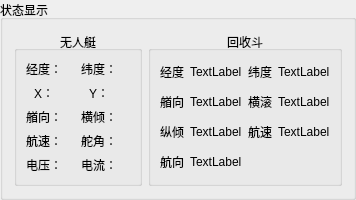
           <widget class="QGroupBox" name="groupBox_6">
            <property name="title">
             <string>状态显示</string>
            </property>
            <layout class="QGridLayout" name="gridLayout_13">
             <item row="0" column="0">
              <widget class="QGroupBox" name="groupBox_3">
               <property name="title">
                <string>无人艇</string>
               </property>
               <property name="alignment">
                <set>Qt::AlignCenter</set>
               </property>
               <layout class="QGridLayout" name="gridLayout_2">
                <item row="2" column="3">
                 <widget class="QLabel" name="label_boat_heel">
                  <property name="text">
                   <string/>
                  </property>
                  <property name="alignment">
                   <set>Qt::AlignCenter</set>
                  </property>
                 </widget>
                </item>
                <item row="4" column="3">
                 <widget class="QLabel" name="label_electric_current">
                  <property name="text">
                   <string/>
                  </property>
                  <property name="alignment">
                   <set>Qt::AlignCenter</set>
                  </property>
                 </widget>
                </item>
                <item row="1" column="0">
                 <widget class="QLabel" name="label_4">
                  <property name="text">
                   <string>X：</string>
                  </property>
                  <property name="alignment">
                   <set>Qt::AlignCenter</set>
                  </property>
                 </widget>
                </item>
                <item row="1" column="3">
                 <widget class="QLabel" name="label_boat_y">
                  <property name="text">
                   <string/>
                  </property>
                  <property name="alignment">
                   <set>Qt::AlignCenter</set>
                  </property>
                 </widget>
                </item>
                <item row="2" column="1">
                 <widget class="QLabel" name="label_boat_yaw">
                  <property name="text">
                   <string/>
                  </property>
                  <property name="alignment">
                   <set>Qt::AlignCenter</set>
                  </property>
                 </widget>
                </item>
                <item row="2" column="0">
                 <widget class="QLabel" name="label_6">
                  <property name="text">
                   <string>艏向：</string>
                  </property>
                  <property name="alignment">
                   <set>Qt::AlignCenter</set>
                  </property>
                 </widget>
                </item>
                <item row="2" column="2">
                 <widget class="QLabel" name="label_5">
                  <property name="text">
                   <string>横倾：</string>
                  </property>
                  <property name="alignment">
                   <set>Qt::AlignCenter</set>
                  </property>
                 </widget>
                </item>
                <item row="1" column="1">
                 <widget class="QLabel" name="label_boat_x">
                  <property name="text">
                   <string/>
                  </property>
                  <property name="alignment">
                   <set>Qt::AlignCenter</set>
                  </property>
                 </widget>
                </item>
                <item row="0" column="1">
                 <widget class="QLabel" name="label_boat_lng">
                  <property name="text">
                   <string/>
                  </property>
                  <property name="alignment">
                   <set>Qt::AlignCenter</set>
                  </property>
                 </widget>
                </item>
                <item row="1" column="2">
                 <widget class="QLabel" name="label_3">
                  <property name="text">
                   <string>Y：</string>
                  </property>
                  <property name="alignment">
                   <set>Qt::AlignCenter</set>
                  </property>
                 </widget>
                </item>
                <item row="0" column="0">
                 <widget class="QLabel" name="label">
                  <property name="text">
                   <string>经度：</string>
                  </property>
                  <property name="alignment">
                   <set>Qt::AlignCenter</set>
                  </property>
                 </widget>
                </item>
                <item row="0" column="2">
                 <widget class="QLabel" name="label_2">
                  <property name="text">
                   <string>纬度：</string>
                  </property>
                  <property name="alignment">
                   <set>Qt::AlignCenter</set>
                  </property>
                 </widget>
                </item>
                <item row="4" column="2">
                 <widget class="QLabel" name="label_10">
                  <property name="text">
                   <string>电流：</string>
                  </property>
                  <property name="alignment">
                   <set>Qt::AlignCenter</set>
                  </property>
                 </widget>
                </item>
                <item row="0" column="3">
                 <widget class="QLabel" name="label_boat_lat">
                  <property name="text">
                   <string/>
                  </property>
                  <property name="alignment">
                   <set>Qt::AlignCenter</set>
                  </property>
                 </widget>
                </item>
                <item row="4" column="1">
                 <widget class="QLabel" name="label_voltage">
                  <property name="text">
                   <string/>
                  </property>
                  <property name="alignment">
                   <set>Qt::AlignCenter</set>
                  </property>
                 </widget>
                </item>
                <item row="3" column="3">
                 <widget class="QLabel" name="label_boat_rudder">
                  <property name="text">
                   <string/>
                  </property>
                  <property name="alignment">
                   <set>Qt::AlignCenter</set>
                  </property>
                 </widget>
                </item>
                <item row="3" column="1">
                 <widget class="QLabel" name="label_boat_velocity">
                  <property name="text">
                   <string/>
                  </property>
                  <property name="alignment">
                   <set>Qt::AlignCenter</set>
                  </property>
                 </widget>
                </item>
                <item row="3" column="2">
                 <widget class="QLabel" name="label_8">
                  <property name="text">
                   <string>舵角：</string>
                  </property>
                  <property name="alignment">
                   <set>Qt::AlignCenter</set>
                  </property>
                 </widget>
                </item>
                <item row="4" column="0">
                 <widget class="QLabel" name="label_9">
                  <property name="text">
                   <string>电压：</string>
                  </property>
                  <property name="alignment">
                   <set>Qt::AlignCenter</set>
                  </property>
                 </widget>
                </item>
                <item row="3" column="0">
                 <widget class="QLabel" name="label_7">
                  <property name="text">
                   <string>航速：</string>
                  </property>
                  <property name="alignment">
                   <set>Qt::AlignCenter</set>
                  </property>
                 </widget>
                </item>
               </layout>
              </widget>
             </item>
             <item row="0" column="1">
              <widget class="QGroupBox" name="groupBox_7">
               <property name="title">
                <string>回收斗</string>
               </property>
               <property name="alignment">
                <set>Qt::AlignCenter</set>
               </property>
               <layout class="QGridLayout" name="gridLayout_14">
                <item row="0" column="0">
                 <widget class="QLabel" name="label_46">
                  <property name="text">
                   <string>经度</string>
                  </property>
                 </widget>
                </item>
                <item row="0" column="1">
                 <widget class="QLabel" name="label_dock_lng">
                  <property name="text">
                   <string>TextLabel</string>
                  </property>
                 </widget>
                </item>
                <item row="0" column="2">
                 <widget class="QLabel" name="label_47">
                  <property name="text">
                   <string>纬度</string>
                  </property>
                 </widget>
                </item>
                <item row="0" column="3">
                 <widget class="QLabel" name="label_dock_lat">
                  <property name="text">
                   <string>TextLabel</string>
                  </property>
                 </widget>
                </item>
                <item row="1" column="0">
                 <widget class="QLabel" name="label_48">
                  <property name="text">
                   <string>艏向</string>
                  </property>
                 </widget>
                </item>
                <item row="1" column="1">
                 <widget class="QLabel" name="label_dock_yaw">
                  <property name="text">
                   <string>TextLabel</string>
                  </property>
                 </widget>
                </item>
                <item row="1" column="2">
                 <widget class="QLabel" name="label_32">
                  <property name="text">
                   <string>横滚</string>
                  </property>
                 </widget>
                </item>
                <item row="1" column="3">
                 <widget class="QLabel" name="label_dock_roll">
                  <property name="text">
                   <string>TextLabel</string>
                  </property>
                 </widget>
                </item>
                <item row="2" column="0">
                 <widget class="QLabel" name="label_38">
                  <property name="text">
                   <string>纵倾</string>
                  </property>
                 </widget>
                </item>
                <item row="2" column="1">
                 <widget class="QLabel" name="label_dock_pitch">
                  <property name="text">
                   <string>TextLabel</string>
                  </property>
                 </widget>
                </item>
                <item row="2" column="2">
                 <widget class="QLabel" name="label_39">
                  <property name="text">
                   <string>航速</string>
                  </property>
                 </widget>
                </item>
                <item row="2" column="3">
                 <widget class="QLabel" name="label_dock_vel">
                  <property name="text">
                   <string>TextLabel</string>
                  </property>
                 </widget>
                </item>
                <item row="3" column="0">
                 <widget class="QLabel" name="label_40">
                  <property name="text">
                   <string>航向</string>
                  </property>
                 </widget>
                </item>
                <item row="3" column="1">
                 <widget class="QLabel" name="label_dock_course">
                  <property name="text">
                   <string>TextLabel</string>
                  </property>
                 </widget>
                </item>
               </layout>
              </widget>
             </item>
            </layout>
           </widget>
